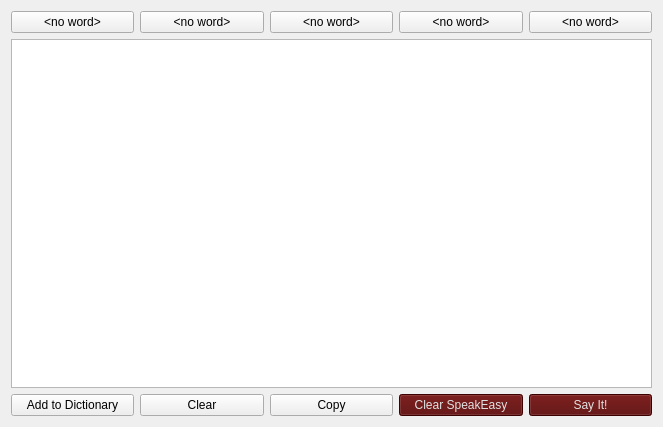
<?xml version="1.0" encoding="UTF-8"?>
<ui version="4.0">
 <class>Proser</class>
 <widget class="QMainWindow" name="Proser">
  <property name="geometry">
   <rect>
    <x>0</x>
    <y>0</y>
    <width>663</width>
    <height>427</height>
   </rect>
  </property>
  <widget class="QWidget" name="verticalLayoutWidget">
   <property name="geometry">
    <rect>
     <x>12</x>
     <y>15</y>
     <width>626</width>
     <height>388</height>
    </rect>
   </property>
   <layout class="QVBoxLayout" name="outerVBox">
    <item>
     <layout class="QHBoxLayout" name="wordButtonHBox">
      <item>
       <widget class="QPushButton" name="wordOption1Button">
        <property name="text">
         <string>&lt;no word&gt;</string>
        </property>
       </widget>
      </item>
      <item>
       <widget class="QPushButton" name="wordOption2Button">
        <property name="text">
         <string>&lt;no word&gt;</string>
        </property>
       </widget>
      </item>
      <item>
       <widget class="QPushButton" name="wordOption3Button">
        <property name="text">
         <string>&lt;no word&gt;</string>
        </property>
       </widget>
      </item>
      <item>
       <widget class="QPushButton" name="wordOption4Button">
        <property name="text">
         <string>&lt;no word&gt;</string>
        </property>
       </widget>
      </item>
      <item>
       <widget class="QPushButton" name="wordOption5Button">
        <property name="text">
         <string>&lt;no word&gt;</string>
        </property>
       </widget>
      </item>
     </layout>
    </item>
    <item>
     <widget class="QTextEdit" name="textArea"/>
    </item>
    <item>
     <layout class="QHBoxLayout" name="controlButtonHBox">
      <item>
       <widget class="QPushButton" name="addToDictButton">
        <property name="text">
         <string>Add to Dictionary</string>
        </property>
       </widget>
      </item>
      <item>
       <widget class="QPushButton" name="clearButton">
        <property name="text">
         <string>Clear</string>
        </property>
       </widget>
      </item>
      <item>
       <widget class="QPushButton" name="copyButton">
        <property name="text">
         <string>Copy</string>
        </property>
       </widget>
      </item>
      <item>
       <widget class="QPushButton" name="clearSpeakEasyButton">
        <property name="styleSheet">
         <string notr="true">QPushButton {background-color: rgb(85, 0, 0); color: rgb(225, 225, 225)}</string>
        </property>
        <property name="text">
         <string>Clear SpeakEasy</string>
        </property>
       </widget>
      </item>
      <item>
       <widget class="QPushButton" name="sayButton">
        <property name="styleSheet">
         <string notr="true">QPushButton {background-color: rgb(85, 0, 0); color: rgb(225, 225, 225)}</string>
        </property>
        <property name="text">
         <string>Say It!</string>
        </property>
       </widget>
      </item>
     </layout>
    </item>
   </layout>
  </widget>
 </widget>
 <layoutdefault spacing="6" margin="11"/>
 <resources/>
 <connections/>
</ui>
